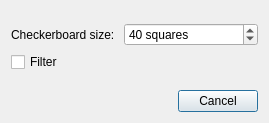
<?xml version="1.0" encoding="UTF-8"?>
<ui version="4.0">
 <class>ShowCheckerDialog</class>
 <widget class="QDialog" name="ShowCheckerDialog">
  <property name="windowModality">
   <enum>Qt::ApplicationModal</enum>
  </property>
  <property name="geometry">
   <rect>
    <x>0</x>
    <y>0</y>
    <width>269</width>
    <height>123</height>
   </rect>
  </property>
  <property name="sizePolicy">
   <sizepolicy hsizetype="MinimumExpanding" vsizetype="MinimumExpanding">
    <horstretch>0</horstretch>
    <verstretch>0</verstretch>
   </sizepolicy>
  </property>
  <property name="windowTitle">
   <string>Dialog</string>
  </property>
  <property name="sizeGripEnabled">
   <bool>false</bool>
  </property>
  <property name="modal">
   <bool>true</bool>
  </property>
  <layout class="QVBoxLayout" name="verticalLayout">
   <item>
    <spacer name="verticalSpacer">
     <property name="orientation">
      <enum>Qt::Vertical</enum>
     </property>
     <property name="sizeHint" stdset="0">
      <size>
       <width>20</width>
       <height>0</height>
      </size>
     </property>
    </spacer>
   </item>
   <item>
    <layout class="QHBoxLayout" name="horizontalLayout">
     <item>
      <widget class="QLabel" name="m_squaresLabel">
       <property name="sizePolicy">
        <sizepolicy hsizetype="Minimum" vsizetype="Preferred">
         <horstretch>0</horstretch>
         <verstretch>0</verstretch>
        </sizepolicy>
       </property>
       <property name="text">
        <string>Checkerboard size: </string>
       </property>
       <property name="buddy">
        <cstring>m_squaresSpinBox</cstring>
       </property>
      </widget>
     </item>
     <item>
      <widget class="QSpinBox" name="m_squaresSpinBox">
       <property name="sizePolicy">
        <sizepolicy hsizetype="Expanding" vsizetype="Fixed">
         <horstretch>0</horstretch>
         <verstretch>0</verstretch>
        </sizepolicy>
       </property>
       <property name="suffix">
        <string> squares</string>
       </property>
       <property name="maximum">
        <number>65535</number>
       </property>
       <property name="value">
        <number>40</number>
       </property>
      </widget>
     </item>
    </layout>
   </item>
   <item>
    <layout class="QHBoxLayout" name="horizontalLayout_2">
     <item>
      <widget class="QCheckBox" name="m_filteringCheckbox">
       <property name="sizePolicy">
        <sizepolicy hsizetype="Preferred" vsizetype="Fixed">
         <horstretch>0</horstretch>
         <verstretch>0</verstretch>
        </sizepolicy>
       </property>
       <property name="text">
        <string>Filter</string>
       </property>
      </widget>
     </item>
    </layout>
   </item>
   <item>
    <spacer name="verticalSpacer_2">
     <property name="orientation">
      <enum>Qt::Vertical</enum>
     </property>
     <property name="sizeHint" stdset="0">
      <size>
       <width>20</width>
       <height>0</height>
      </size>
     </property>
    </spacer>
   </item>
   <item>
    <widget class="QDialogButtonBox" name="m_buttonBox">
     <property name="standardButtons">
      <set>QDialogButtonBox::Cancel</set>
     </property>
    </widget>
   </item>
  </layout>
 </widget>
 <tabstops>
  <tabstop>m_squaresSpinBox</tabstop>
 </tabstops>
 <resources/>
 <connections>
  <connection>
   <sender>m_buttonBox</sender>
   <signal>accepted()</signal>
   <receiver>ShowCheckerDialog</receiver>
   <slot>accept()</slot>
   <hints>
    <hint type="sourcelabel">
     <x>132</x>
     <y>62</y>
    </hint>
    <hint type="destinationlabel">
     <x>132</x>
     <y>41</y>
    </hint>
   </hints>
  </connection>
  <connection>
   <sender>m_buttonBox</sender>
   <signal>rejected()</signal>
   <receiver>ShowCheckerDialog</receiver>
   <slot>reject()</slot>
   <hints>
    <hint type="sourcelabel">
     <x>132</x>
     <y>62</y>
    </hint>
    <hint type="destinationlabel">
     <x>132</x>
     <y>41</y>
    </hint>
   </hints>
  </connection>
 </connections>
</ui>
